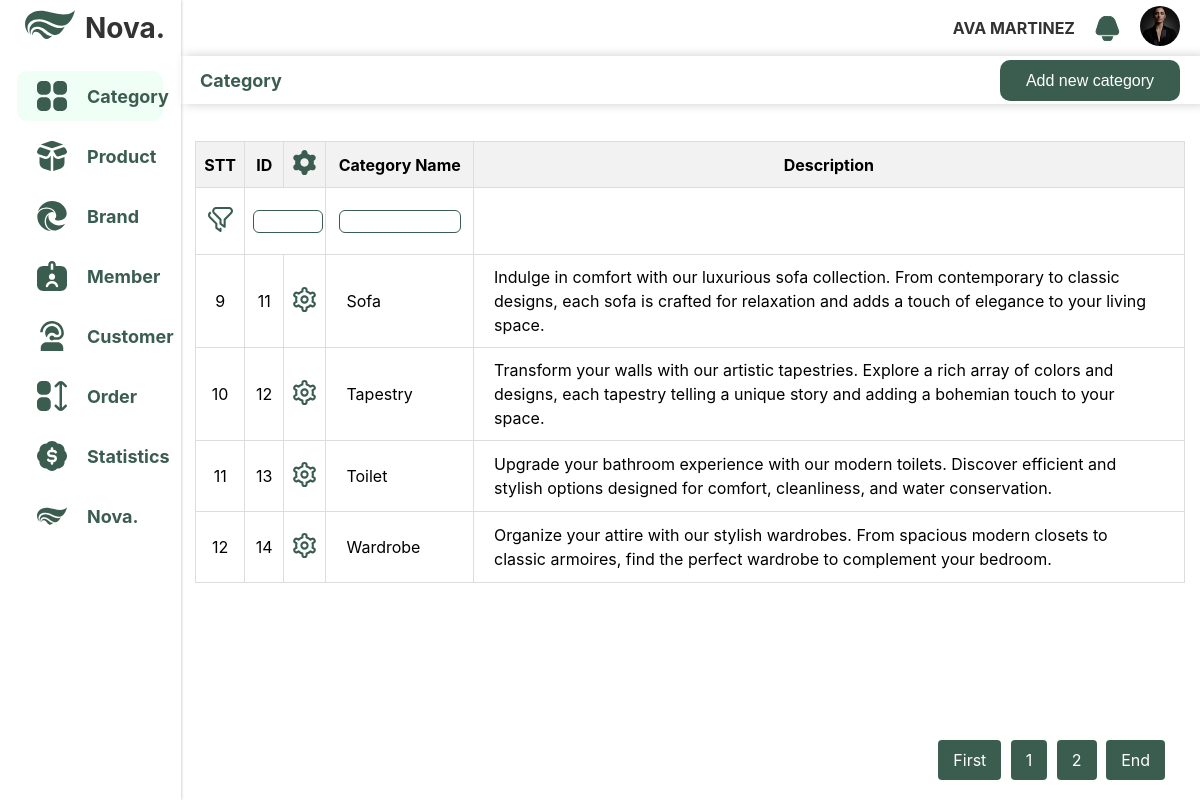
Page /ADMIN/index.php?pid=1&page=2 (signed in) on the committed database.
### tables this page shows
CREATE TABLE `information` (
  `id` int(11) NOT NULL,
  `username` varchar(255) DEFAULT NULL,
  `full_name` varchar(255) DEFAULT NULL,
  `date_of_birth` date DEFAULT NULL,
  `email` varchar(50) DEFAULT NULL,
  `gender` int(11) DEFAULT NULL,
  `phone_number` varchar(50) DEFAULT NULL,
  `avatar` varchar(255) DEFAULT NULL,
  `role` varchar(255) NOT NULL
);

CREATE TABLE `categories` (
  `id` int(11) NOT NULL,
  `parent_category_id` int(11) DEFAULT NULL,
  `category_name` varchar(50) DEFAULT NULL,
  `description` varchar(255) DEFAULT NULL
);

### ADMIN/component/searching/category-detail.php (the view)
<?php
if ($result->num_rows > 0) {
    $stt = $offset + 1;
    while ($row = $result->fetch_assoc()) {
        $id = $row["id"];
        echo "<tr>";
        echo "<td style='width:4%; text-align: center;'>" . $stt . "</td>";
        echo "<td style='width:4%; text-align: center;'>" . $row["id"] . "</td>";
        echo "<td class='hover-cell'; style='width:4%; cursor: pointer; text-align: center;' onmouseover='showButtons(this)' onmouseout='hideButtons(this)'>
                <img style='width: 25px' src='../PUBLIC-PAGE/images/settingth.svg'>
                    <div class='action-buttons'>
                        <a href='../ADMIN/index.php?pid=1&update&id=$id'><button class='edit-button'>Update</button></a>
                        <br>
                        <a href='../ADMIN/component/delete/category.php?id=$id'><button class='delete-button'>Delete</button></a>
                    </div>
              </td>";
        echo "<td style='width: 15%; padding: 10px 20px 10px 20px'>" . $row["category_name"] . "</td>";
        echo "<td style='width: 73%; padding: 10px 20px 10px 20px; line-height: 1.5;'>" . $row["description"] . "</td>";
        echo "</tr>";
        $stt++;
    }
    echo "</table>";
    $totalItems = mysqli_fetch_assoc($conn->query("SELECT COUNT(*) as total FROM categories"))['total'];
    $totalPages = ceil($totalItems / $itemsPerPage);
    echo "<div class='pagination'>";
    echo "<a href='index.php?pid=1&page=1'>First</a> ";
    $startPage = max(1, $page - 1);
    $endPage = min($totalPages, $page + 1);
    for ($i = $startPage; $i <= $endPage; $i++) {
        echo "<a href='index.php?pid=1&page=$i'";
        if ($i == $page) {
            echo " class='current'";
        }
        echo ">$i</a> ";
    }
    echo "<a href='index.php?pid=1&page=$totalPages'>End</a>";
    echo "</div>";
} else {
    echo "0 results";
}

### ADMIN/component/header.php (shortened to what this page needs)
<?php
$conn = new mysqli('localhost', 'root', '', 'shopping_online');
$username = $_SESSION["username_admin"];
$sqlInformation = "SELECT * FROM information WHERE username = '$username' ";
$resultInformation = $conn->query($sqlInformation);
if ($resultInformation->num_rows > 0) {
    $row = $resultInformation->fetch_assoc();
    $full_name = $row["full_name"];
    $avatar = $row["avatar"];
}
?>
<div class="header">
    <span><?php echo $full_name ?></span>
    <img class="bell" src="../PUBLIC-PAGE/images/bell.svg" alt="">
    <a href="index.php?pid=8">
    <img class="avatar" src="../PUBLIC-PAGE/images/<?php echo $avatar ?>" alt="">
    </a>
</div>

### ADMIN/component/header.php (style rules this page uses)
.avatar { width: 40px; height: 40px; border-radius: 40px; }
.header { display: flex; justify-content: end; align-items: center; height: 7vh; }
.header img { margin-right: 20px; }
.header span { margin-right: 20px; font-size: 16px; font-weight: bold; opacity: 0.8; text-transform: uppercase; }
.bell { width: 25px; }

### ADMIN/component/category.php (style rules this page uses)
.category-data-table th, .category-data-table td { border: 1px solid #ddd; padding: 8px; text-align: left; }
.category-data-table td { height: 50px; }
.pagination { position: fixed; bottom: 20px; right: 20px; background-color: #fff; padding: 10px; }
.pagination a { padding: 8px; text-decoration: none; color: #000; background-color: #f2f2f2; margin-right: 5px; border: none; border-radius: 4px; background-color: #3b5d50; padding: 10px 15px; color: white; }

### ADMIN/index.php (style rules this page uses)
body { margin: 0; font-family: "Inter", sans-serif; }

### rows in the picture
information: full_name "AVA MARTINEZ", avatar (picture)
categories: id "11", category_name "Sofa", description "Indulge in comfort with our luxurious sofa collection. From contemporary to classic designs, each sofa is crafted for relaxation and adds a touch of elegance to your living space."
categories: id "12", category_name "Tapestry", description "Transform your walls with our artistic tapestries. Explore a rich array of colors and designs, each tapestry telling a unique story and adding a bohemian touch to your space."
categories: id "13", category_name "Toilet", description "Upgrade your bathroom experience with our modern toilets. Discover efficient and stylish options designed for comfort, cleanliness, and water conservation."
categories: id "14", category_name "Wardrobe", description "Organize your attire with our stylish wardrobes. From spacious modern closets to classic armoires, find the perfect wardrobe to complement your bedroom."

### other values in the picture
getMenuText($i) "Category"
getMenuText($i) "Product"
getMenuText($i) "Brand"
getMenuText($i) "Member"
getMenuText($i) "Customer"
getMenuText($i) "Order"
getMenuText($i) "Statistics"
$nameCategory "Category"
$typeOfAdding "Add new category"
